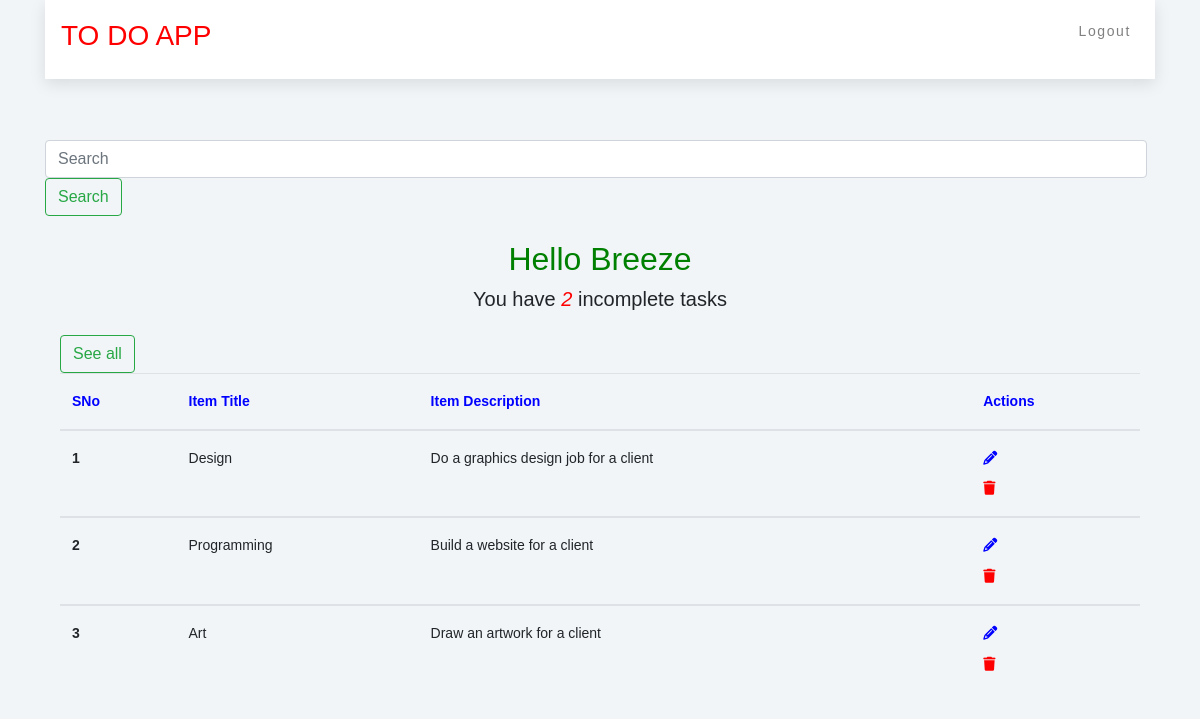
The app's page / (signed in) with its own data.
### home/models.py (models this page shows, shortened)
class Task(models.Model):
    user = models.ForeignKey(User, on_delete=models.CASCADE, null=True, blank=True)
    title = models.CharField(max_length=200)
    description = models.TextField(null=True, blank=True)
    complete = models.BooleanField(default=False)
    created = models.DateTimeField(auto_now_add=True)
    class Meta:
        ordering = ['complete']

### home/views.py (the view)
# urls.py: path('', TaskList.as_view(), name="tasks"),
class TaskList(LoginRequiredMixin, ListView):
    model = Task
    context_object_name = 'tasks'
    def get_context_data(self, **kwargs):
        context = super().get_context_data(**kwargs)
        context['tasks'] = context['tasks'].filter(user=self.request.user)
        context['count'] = context['tasks'].filter(complete=False).count()
        search_input = self.request.GET.get('search-area') or ''
        if search_input:
            context['tasks'] = context['tasks'].filter(title__istartswith=search_input)
        context['search_input'] = search_input
        return context

### home/templates/home/task_list.html (shortened to what this page needs)
{% extends 'home/main.html' %}
{% block content %}
{% load static %}
<nav >
    <div class="nav-main" >
        <div class="nav-header" >
            <h3 style="color: red;">TO DO APP</h3>
        </div>
        <ul class="menu">
            {% if request.user.is_authenticated %}
            <li>
                <a href="{% url 'logout' %}">Logout</a>
            </li>
            {% endif %}
        </ul>
    </div>
</nav>
<br/><br/>
<form  class="form-inline my-2 my-lg-0 text-center" method="GET">
    <input class="form-control mr-sm-2" type="text" placeholder="Search" name="search-area" value="{{search_input}}" aria-label="Search" style="width:100%;">
    <br/>
    <button class="btn btn-outline-success my-2 my-sm-0" type="submit">Search</button>
</form>
    <div class="container my-4">
        <h2 style="color:green" class="text-center">Hello {{request.user|title}}</h2>
        <h5 class="text-center">You have <i style="color:red">{{count}}</i> incomplete task{{ count|pluralize:"s" }}</h5>
        <div id="items" class="my-4">
            <a href="/"> <button class="btn btn-outline-success my-2 my-sm-0" >See all</button></a>
            <table class="table">
                <thead style="color:blue">
                  <tr>
                    <th scope="col">SNo</th>
                    <th scope="col">Item Title</th>
                    <th scope="col">Item Description</th>
                    <th scope="col">Actions</th>
                  </tr>
                </thead>
                {% for task in tasks %}
                <tbody id="tableBody">
                  <tr>
                    <th scope="row">{{task.id}}</th>
                    <td>{{task.title}}</td>
                    <td>{{task.description}}</td>
                    <td>
                        <a href="{% url 'task-update' task.id %}">
                            <i style="color:blue" class="fa fa-pencil"></i>
                        </a> <br/>
                        <a href="{% url 'task-delete' task.id %}">
                            <i style="color:red" class="fa fa-trash"></i>
                        </a>
                    </td>
                  </tr>
                </tbody>
                  {% endfor %}
              </table>
        </div>
    </div>
{% endblock content %}

### home/templates/home/main.html (shortened to what this page needs)
{% load static %}
<!DOCTYPE html>
<html lang="en">
<head>
    <link rel="stylesheet" href="https://cdnjs.cloudflare.com/ajax/libs/font-awesome/6.2.0/css/all.min.css" />
    <link rel="stylesheet" href="https://stackpath.bootstrapcdn.com/bootstrap/4.5.0/css/bootstrap.min.css"
>
    <link rel="stylesheet" href="{% static 'Bootstrap.css' %}">
    <link rel="stylesheet" href="{% static 'style.css' %}">
</head>
<body>
    <div class="container">
        {% block content %}
        {% endblock content %}
    </div>
</body>
</html>

### static/style.css (style rules this page uses)
body { margin: 0; padding: 0; font-family: sans-serif; background-color: #f1f5f8; line-height: 2.2; font-size: 0.875rem; }
ul { list-style-type: none; }
a { text-decoration: none; }
nav { background-color: white; box-shadow: 0 5px 15px rgba(0, 0, 0, 0.1); }
.menu a { color:gray; letter-spacing: 0.1rem; display: block; padding: .5rem 1rem; transition: all .3s linear; }
.menu { height: 0; overflow: hidden; transition: all .3s linear; }
.nav-header { display: flex; align-items: center; justify-content: space-between; padding: 1rem; }
@media (min-width: 800px) { .nav-main { max-width: 1170px; margin: 0 auto; display: flex; align-items: center; justify-content: space-between; padding: 1rem; } }
@media (min-width: 800px) { .nav-header { padding: 0; } }
@media (min-width: 800px) { .menu { height: auto; display: flex; } }
.menu a { padding: 0; margin: 0 .5rem; }

### home/templates/home/main.html (style rules this page uses)
body { margin: 0; padding: 0; font-family: sans-serif; background-color: #f1f5f8; line-height: 2.2; font-size: 0.875rem; }
ul { list-style-type: none; }
a { text-decoration: none; }
nav { background-color: white; box-shadow: 0 5px 15px rgba(0, 0, 0, 0.1); }
.menu a { color:gray; letter-spacing: 0.1rem; display: block; padding: .5rem 1rem; transition: all .3s linear; }
.menu { height: 0; overflow: hidden; transition: all .3s linear; }
.nav-header { display: flex; align-items: center; justify-content: space-between; padding: 1rem; }
@media (min-width: 800px) { .nav-main { max-width: 1170px; margin: 0 auto; display: flex; align-items: center; justify-content: space-between; padding: 1rem; } }
@media (min-width: 800px) { .nav-header { padding: 0; } }
@media (min-width: 800px) { .menu { height: auto; display: flex; } }
.menu a { padding: 0; margin: 0 .5rem; }

### records on screen
Task: id "1", title "Design", description "Do a graphics design job for a client"
Task: id "2", title "Programming", description "Build a website for a client"
Task: id "3", title "Art", description "Draw an artwork for a client"

### other values on screen
{{ request.user|title }} "Breeze"
{{ count }} "2"
